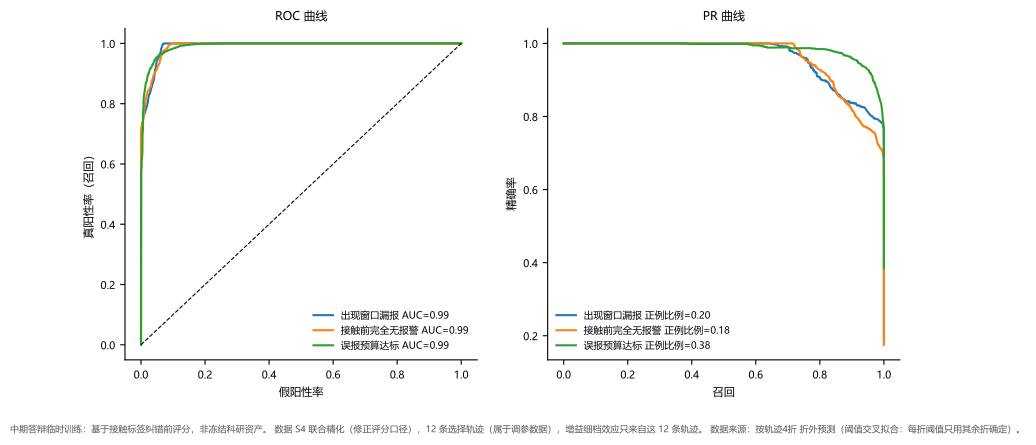

Generate this figure with Python:
"""Tavotto entry: existing results only; no training, no simulation.
original_plot_code
"""
import sys
from pathlib import Path
LIBRARY=Path(__file__).resolve().parents[1]
SUPPORT=LIBRARY / "site-packages"
if str(SUPPORT) not in sys.path: sys.path.insert(0,str(SUPPORT))
from _support import draw

fig=draw('M4_趋势增益精化', 'fig07_ROC_PR')
fig.savefig(Path(__file__).parent / 'M4__fig07_ROC_PR.pdf')
